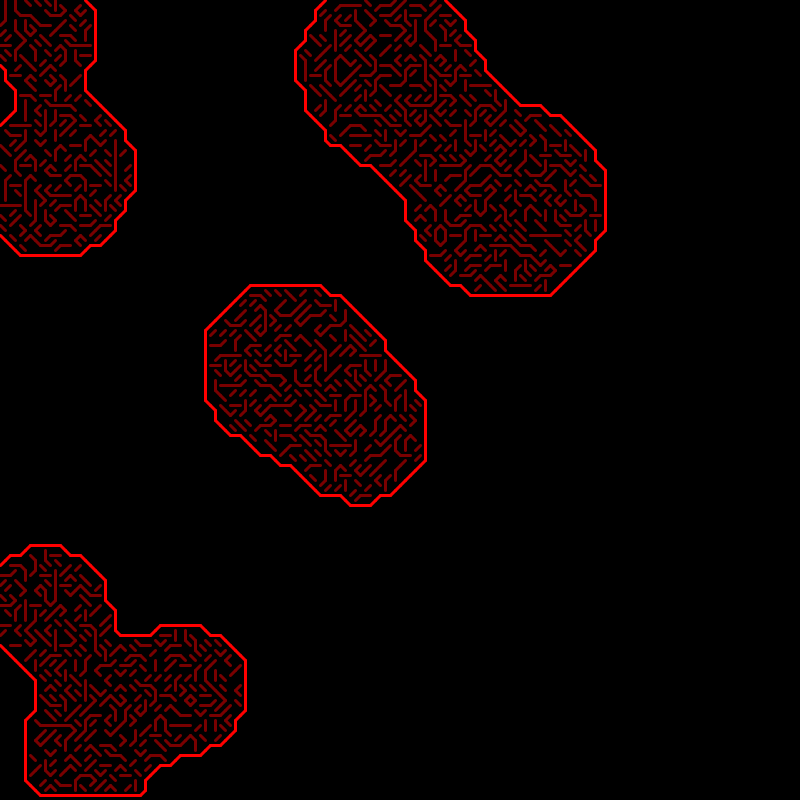
Frame 1 (no input)
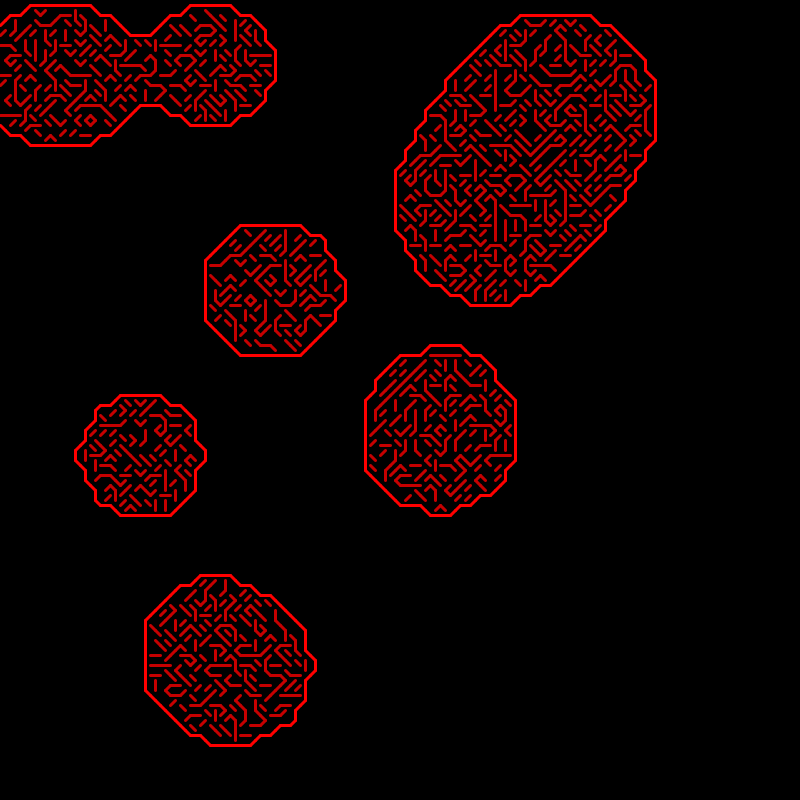
Frame 60 (the mouse pressed at the canvas centre just before this capture)
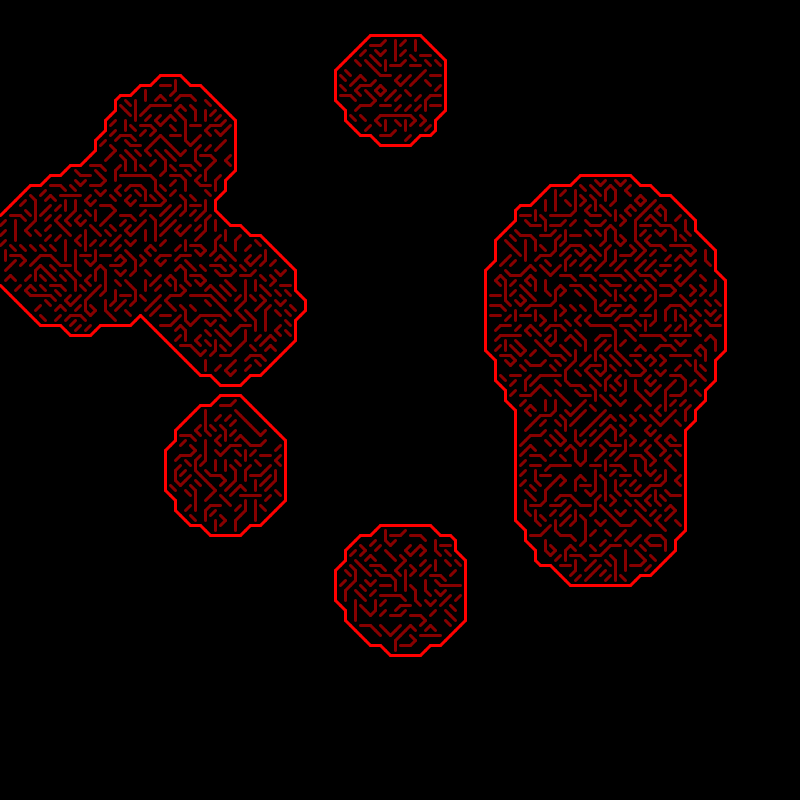
Frame 120 (the mouse held since frame 60 and released just before this capture)

The Processing sketch that drew these frames (run headless with seeded random() and noise(); from frame 60 on, the mouse is pressed at the canvas centre):

// Processing sketch: metaballs_take_2
// ── metaballs_take_2.pde
Grid world;
Circles cir;

void setup(){
  size(800,800);
  background(0);
  world = new Grid(10);
  cir = new Circles();
}


void draw(){
  frameRate(60);
  background(0);
  
  //world.showBalls();
  world.update(); 
  //world.show();
  world.showLines();
  //noLoop();
}

// ── Circle.pde
class Circle{
  PVector position;
  PVector velocity;
  int r;
  
  Circle(){
    position = new PVector(floor(random(0,width)),floor(random(0, height)));
    velocity = PVector.random2D();
    velocity.mult(3);
    r = floor(random(30, 70));
  }
  
  void update(){
    position.add(velocity);
  }
  
  void boundaryCheck(){
     if (position.x > width-r) {
      position.x = width-r;
      velocity.x *= -1;
    } else if (position.x < r) {
      position.x = r;
      velocity.x *= -1;
    } else if (position.y > height-r) {
      position.y = height-r;
      velocity.y *= -1;
    } else if (position.y < r) {
      position.y = r;
      velocity.y *= -1;
    }
  }
  
  void show(){
    noFill();
    stroke(255,0,0);
    ellipse(position.x, position.y, r*2,r*2);
    stroke(0);
  }
}

// ── Circles.pde
class Circles{
  ArrayList<Circle> circles;
  Circles(){
    circles = new ArrayList<>();
    for(int i=0; i<10; i++){
      circles.add(new Circle());
    }
  }

  void showAll(){
    for(Circle cir : circles){
      cir.show();
    }
  }
  
  void updateAll(){
    for(Circle cir: circles){
      cir.update();
    }
  }
  
  void checkAll(){
    for(Circle cir: circles){
      cir.boundaryCheck();
    }
  }
  
}

// ── grid.pde
class Grid{
  int boxSize;
  int boxCountX;
  int boxCountY;
  float opac = 0;
  int[][] boxColVal;
  int[][] boxBinVal;
  Boolean[][] inBlob;
  Circles balls;
  
  Grid(int bs){
    boxSize = bs;
    boxCountY = height/boxSize;
    boxCountX = width/boxSize;
    boxColVal = new int[boxCountY][boxCountX];
    boxBinVal = new int[boxCountY][boxCountX];
    inBlob = new Boolean[boxCountY][boxCountX];
    balls = new Circles();
  }
  
  void show(){
    for(int y = 0; y<boxCountY; y++){
     for (int x = 0; x<boxCountX; x++){
       noStroke();
       fill(boxColVal[y][x]);
       rect(x*boxSize, y*boxSize, boxSize,boxSize);
     }
    }
  }
  void showBalls(){
    balls.showAll();
  }
  
  void resetIn(){
    for(int y = 0; y<boxCountY;y++){
      for(int x = 0; x<boxCountX;x++){
        inBlob[y][x] = false;
      }
    }
  }
  
  void update(){
    resetIn();
    balls.updateAll();
    balls.checkAll();
    boxColVal = updateCol();
    boxBinVal = binVals();
    opac += PI/128;
  }
  
  int[][] updateCol(){
    int[][] updated = new int[boxCountY][boxCountX];
    for(int y = 0; y<boxCountY; y++){
      for(int x = 0; x<boxCountX; x++){
        updated[y][x] = colVal(x*boxSize,y*boxSize);
      }
    }
    return updated;
  }
  
  int colVal(int x, int y){
    float col = 0;
    for(Circle ball : balls.circles){
      col += (ball.r*ball.r)/( pow(x - ball.position.x,2) + pow(y - ball.position.y,2));
    }
    if(col>2) col = 2;
    if(col<0.7) col = 0;
    int ret = floor(map(col,0,2,0,255));
    return ret;
  } 
  
  //i know this is rly bad practice but whatever
  int[][] binVals(){
    int[][] binValues = new int[boxCountY][boxCountX];
    for(int y = 0; y<boxCountY; y++){
      for(int x = 0; x<boxCountX; x++){
        int binVal = 0;
        if(boxColVal[y][x] > 0) binVal += 8;
        if(x+1<boxCountX)if(boxColVal[y][x+1] > 0) binVal += 4;
        if(y+1<boxCountY)if(boxColVal[y+1][x] > 0) binVal += 1;
        if(y+1<boxCountY && x+1<boxCountX)if(boxColVal[y+1][x+1] > 0) binVal += 2;
        if(binVal == 15) {
          binVal = floor(random(1,15));
          inBlob[y][x] = true;
        }
        binValues[y][x] = binVal;
      }
    }
    return binValues;
  }
  
  
  int[] lineFinder(int binVal, int x, int y){
    /* do function here which takes box and turns it into an array of bin values,
    goes through values and spits out decimal val*/
    switch(binVal){
      case 0:
        return new int[] {0};
      case 1:
        return new int[] {x, y+floor(boxSize/2), x+floor(boxSize/2), y+boxSize};
      case 2:
        return new int[] {x+floor(boxSize/2),y+boxSize,x+boxSize,y+floor(boxSize/2)};
      case 3:
        return new int[] {x,y+floor(boxSize/2),x+boxSize,y+floor(boxSize/2)};
      case 4:
        return new int[] {x+floor(boxSize/2), y,x+boxSize,y+floor(boxSize/2)};
      case 5:
        int[] middle = {x, y+floor(boxSize/2),x+floor(boxSize/2),y,
                        x+floor(boxSize/2),y+boxSize,x+boxSize,y+floor(boxSize/2)};
        return middle;
      case 6:
        return new int[] {x+floor(boxSize/2),y,x+floor(boxSize/2),y+boxSize};
      case 7:
        return new int[] {x, y+floor(boxSize/2),x+floor(boxSize/2), y};
      case 8:
        return new int[] {x, y+floor(boxSize/2),x+floor(boxSize/2), y};
      case 9:
        return new int[] {x+floor(boxSize/2),y,x+floor(boxSize/2),y+boxSize};
      case 10:
        int[] mid = {x, y+floor(boxSize/2),x+floor(boxSize/2),y+boxSize,
                     x+floor(boxSize/2),y,x+boxSize, y+floor(boxSize/2)};
        return mid;
      case 11:
        return new int[] {x+floor(boxSize/2), y,x+boxSize,y+floor(boxSize/2)};
      case 12:
        return new int[] {x,y+floor(boxSize/2),x+boxSize,y+floor(boxSize/2)};
      case 13:
        return new int[] {x+floor(boxSize/2),y+boxSize,x+boxSize,y+floor(boxSize/2)};
      case 14:
        return new int[] {x, y+floor(boxSize/2), x+floor(boxSize/2), y+boxSize};
      case 15:
        return new int[] {0,0};
      default:
        int[] def = {0,0,0,0};
        return def;
    }
  }
  
  void showLines(){
    //sin between -1 and 1 if you make 2nd and 3rd wider then less opacity variation
    int strokeCol = floor(map(sin(opac),-1.5,1.7,0,255));;
    for(int y = 0; y<boxCountY;y++){
      for(int x = 0; x<boxCountX; x++){
        if(!inBlob[y][x])stroke(255,0,0);
        else stroke(strokeCol,0,0);
        strokeWeight(3);
        //stroke(255,0,0);
        int[] coords = lineFinder(boxBinVal[y][x],x*boxSize, y*boxSize);
        if(coords.length==4){
          line(coords[0],coords[1],coords[2],coords[3]);
        }else if(coords.length==8){
          line(coords[0],coords[1],coords[2],coords[3]);
          line(coords[4],coords[5],coords[6],coords[7]);
        } 
      }
    }
  }
  
  
}
